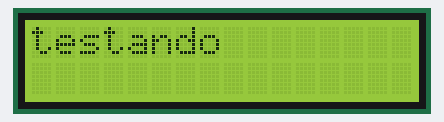
Bench run of a sketch on a simulated Arduino Uno, built with avr-gcc and run on an emulated ATmega328P. Shown: 16×2 character LCD.

Above: at 0.1 s.
At 0.71 s:
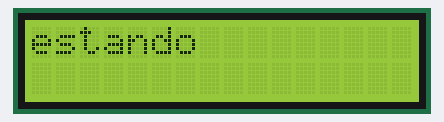
At 1.31 s:
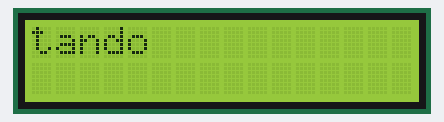
At 1.91 s:
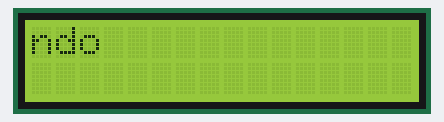
At 2.7 s:
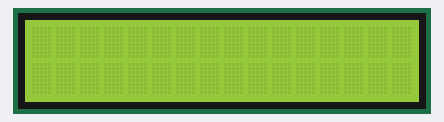

The sketch:

displaylcd.ino
```cpp
//Programa: Teste de Display LCD 16 x 2
//Autor: FILIPEFLOP

//Carrega a biblioteca LiquidCrystal
#include <LiquidCrystal.h>

//Define os pinos que serão utilizados para ligação ao display
LiquidCrystal lcd(7, 6, 5, 4, 3, 2);

void setup()
{
  //Define o número de colunas e linhas do LCD
  lcd.begin(16, 2);
}

void loop()
{
  lcd.clear();
  lcd.setCursor(0,0);
  lcd.print("testando ");
  delay(500);
    lcd.setCursor(0,1);
  for(int x=0;x<16;x++){

 //   lcd.print("0 ");
    lcd.scrollDisplayLeft();
    delay(300);


  }
    delay(500);
    lcd.clear();
}
```

Measured:
- by itself, everything shown: repeats every 5.8 s, in 9 steps
- what the display in image 4 shows lasts 3.2 s, from 2.7 s to 5.9 s
